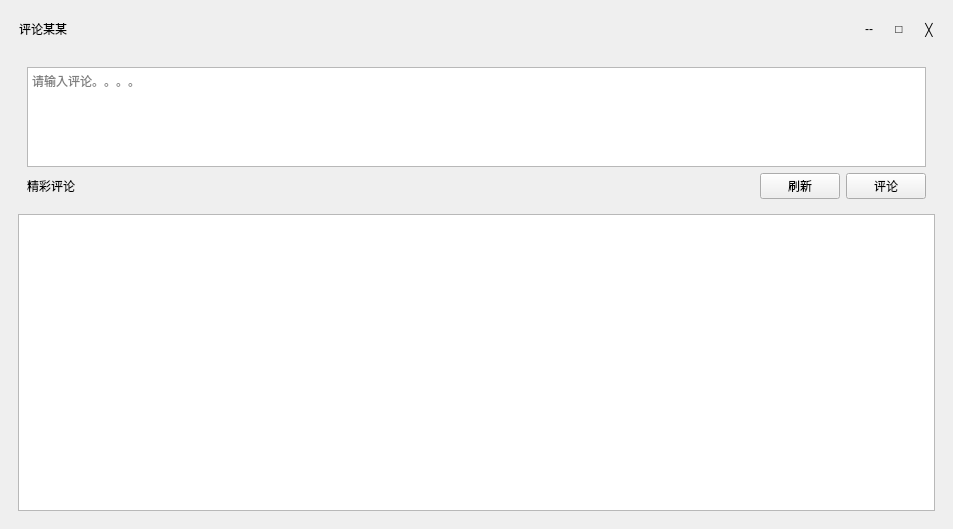
<?xml version="1.0" encoding="UTF-8"?>
<ui version="4.0">
 <class>WriteComment</class>
 <widget class="QWidget" name="WriteComment">
  <property name="geometry">
   <rect>
    <x>0</x>
    <y>0</y>
    <width>953</width>
    <height>529</height>
   </rect>
  </property>
  <property name="windowTitle">
   <string>Form</string>
  </property>
  <layout class="QGridLayout" name="gridLayout">
   <property name="leftMargin">
    <number>9</number>
   </property>
   <property name="topMargin">
    <number>9</number>
   </property>
   <property name="rightMargin">
    <number>9</number>
   </property>
   <property name="bottomMargin">
    <number>9</number>
   </property>
   <property name="spacing">
    <number>6</number>
   </property>
   <item row="0" column="0">
    <widget class="MyWidgetRegister" name="widgetInner" native="true">
     <layout class="QGridLayout" name="gridLayout_2">
      <property name="leftMargin">
       <number>0</number>
      </property>
      <property name="topMargin">
       <number>0</number>
      </property>
      <property name="rightMargin">
       <number>0</number>
      </property>
      <property name="bottomMargin">
       <number>0</number>
      </property>
      <property name="spacing">
       <number>0</number>
      </property>
      <item row="0" column="0">
       <widget class="QWidget" name="widget_comment_nav" native="true">
        <property name="minimumSize">
         <size>
          <width>0</width>
          <height>40</height>
         </size>
        </property>
        <property name="maximumSize">
         <size>
          <width>16777215</width>
          <height>40</height>
         </size>
        </property>
        <layout class="QHBoxLayout" name="horizontalLayout">
         <property name="spacing">
          <number>0</number>
         </property>
         <property name="leftMargin">
          <number>10</number>
         </property>
         <property name="topMargin">
          <number>0</number>
         </property>
         <property name="rightMargin">
          <number>0</number>
         </property>
         <property name="bottomMargin">
          <number>0</number>
         </property>
         <item>
          <widget class="QLabel" name="label">
           <property name="text">
            <string>评论某某</string>
           </property>
          </widget>
         </item>
         <item>
          <spacer name="horizontalSpacer_2">
           <property name="orientation">
            <enum>Qt::Horizontal</enum>
           </property>
           <property name="sizeHint" stdset="0">
            <size>
             <width>784</width>
             <height>20</height>
            </size>
           </property>
          </spacer>
         </item>
         <item>
          <widget class="QToolButton" name="toolButton_min">
           <property name="minimumSize">
            <size>
             <width>30</width>
             <height>30</height>
            </size>
           </property>
           <property name="maximumSize">
            <size>
             <width>30</width>
             <height>30</height>
            </size>
           </property>
           <property name="text">
            <string>--</string>
           </property>
           <property name="autoRaise">
            <bool>true</bool>
           </property>
          </widget>
         </item>
         <item>
          <widget class="QToolButton" name="toolButton_max">
           <property name="minimumSize">
            <size>
             <width>30</width>
             <height>30</height>
            </size>
           </property>
           <property name="maximumSize">
            <size>
             <width>30</width>
             <height>30</height>
            </size>
           </property>
           <property name="text">
            <string>□</string>
           </property>
           <property name="autoRaise">
            <bool>true</bool>
           </property>
          </widget>
         </item>
         <item>
          <widget class="QToolButton" name="toolButton_close">
           <property name="minimumSize">
            <size>
             <width>30</width>
             <height>30</height>
            </size>
           </property>
           <property name="maximumSize">
            <size>
             <width>30</width>
             <height>30</height>
            </size>
           </property>
           <property name="text">
            <string>╳</string>
           </property>
           <property name="autoRaise">
            <bool>true</bool>
           </property>
          </widget>
         </item>
        </layout>
       </widget>
      </item>
      <item row="1" column="0">
       <widget class="QWidget" name="widget" native="true">
        <layout class="QGridLayout" name="gridLayout_3">
         <item row="0" column="0">
          <widget class="QWidget" name="widget_write_comment" native="true">
           <property name="minimumSize">
            <size>
             <width>0</width>
             <height>150</height>
            </size>
           </property>
           <property name="maximumSize">
            <size>
             <width>16777215</width>
             <height>150</height>
            </size>
           </property>
           <layout class="QGridLayout" name="gridLayout_4">
            <item row="0" column="0" colspan="4">
             <widget class="QTextEdit" name="textEdit">
              <property name="placeholderText">
               <string>请输入评论。。。。</string>
              </property>
             </widget>
            </item>
            <item row="1" column="3">
             <widget class="QPushButton" name="pushButton_comment">
              <property name="cursor">
               <cursorShape>PointingHandCursor</cursorShape>
              </property>
              <property name="text">
               <string>评论</string>
              </property>
             </widget>
            </item>
            <item row="1" column="1">
             <spacer name="horizontalSpacer">
              <property name="orientation">
               <enum>Qt::Horizontal</enum>
              </property>
              <property name="sizeHint" stdset="0">
               <size>
                <width>978</width>
                <height>20</height>
               </size>
              </property>
             </spacer>
            </item>
            <item row="1" column="0">
             <widget class="QLabel" name="label_2">
              <property name="text">
               <string>精彩评论</string>
              </property>
             </widget>
            </item>
            <item row="1" column="2">
             <widget class="QPushButton" name="pushButton_update">
              <property name="text">
               <string>刷新</string>
              </property>
             </widget>
            </item>
           </layout>
          </widget>
         </item>
         <item row="1" column="0">
          <widget class="QListWidget" name="listWidget_show_coment">
           <property name="spacing">
            <number>0</number>
           </property>
          </widget>
         </item>
        </layout>
       </widget>
      </item>
     </layout>
    </widget>
   </item>
  </layout>
 </widget>
 <customwidgets>
  <customwidget>
   <class>MyWidgetRegister</class>
   <extends>QWidget</extends>
   <header location="global">mywidgetregister.h</header>
   <container>1</container>
  </customwidget>
 </customwidgets>
 <resources/>
 <connections/>
</ui>
